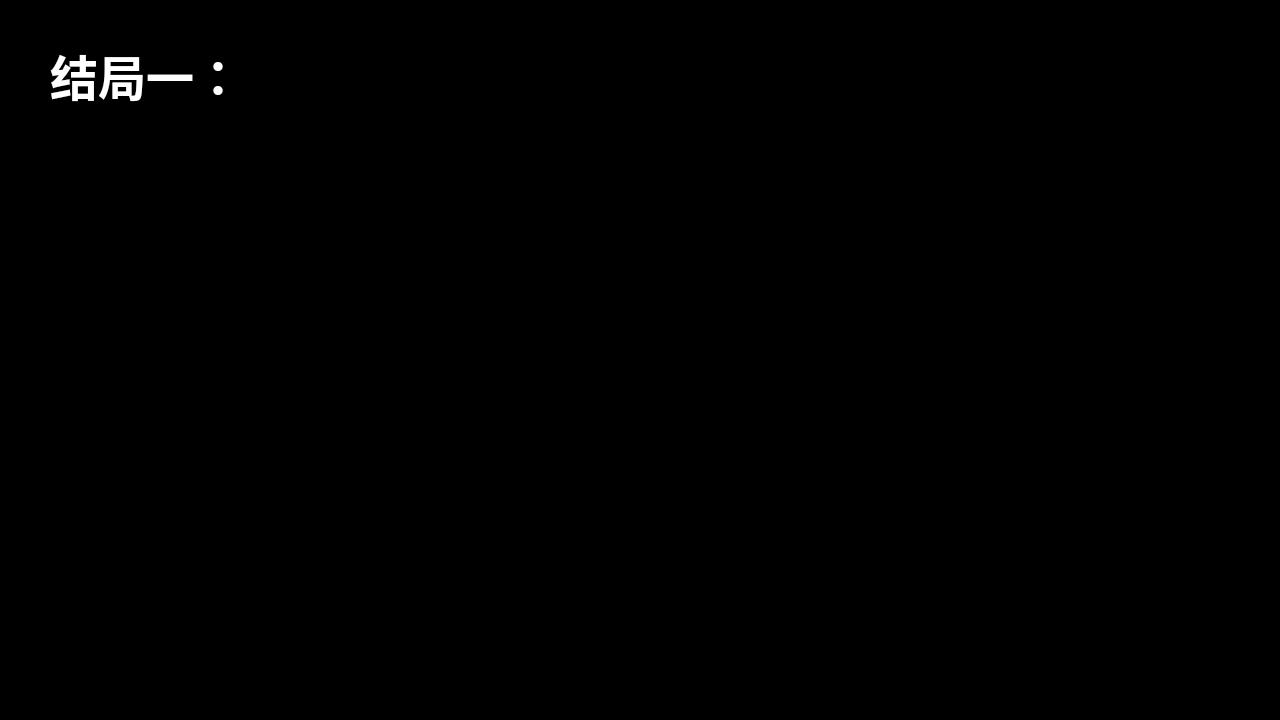
<?xml version="1.0" encoding="UTF-8"?>
<ui version="4.0">
 <class>MainWindow</class>
 <widget class="QMainWindow" name="MainWindow">
  <property name="geometry">
   <rect>
    <x>0</x>
    <y>0</y>
    <width>1280</width>
    <height>720</height>
   </rect>
  </property>
  <property name="windowTitle">
   <string>MainWindow</string>
  </property>
  <property name="styleSheet">
   <string notr="true">#centralwidget{
	background-color: rgb(0, 0, 0);
}</string>
  </property>
  <widget class="QWidget" name="centralwidget">
   <widget class="QLabel" name="label">
    <property name="geometry">
     <rect>
      <x>50</x>
      <y>40</y>
      <width>951</width>
      <height>601</height>
     </rect>
    </property>
    <property name="font">
     <font>
      <family>站酷小薇LOGO体</family>
      <pointsize>36</pointsize>
      <bold>true</bold>
     </font>
    </property>
    <property name="styleSheet">
     <string notr="true">#label{color:white;
}</string>
    </property>
    <property name="text">
     <string>结局一：</string>
    </property>
    <property name="alignment">
     <set>Qt::AlignmentFlag::AlignLeading|Qt::AlignmentFlag::AlignLeft|Qt::AlignmentFlag::AlignTop</set>
    </property>
    <property name="wordWrap">
     <bool>true</bool>
    </property>
   </widget>
  </widget>
 </widget>
 <resources/>
 <connections/>
</ui>
